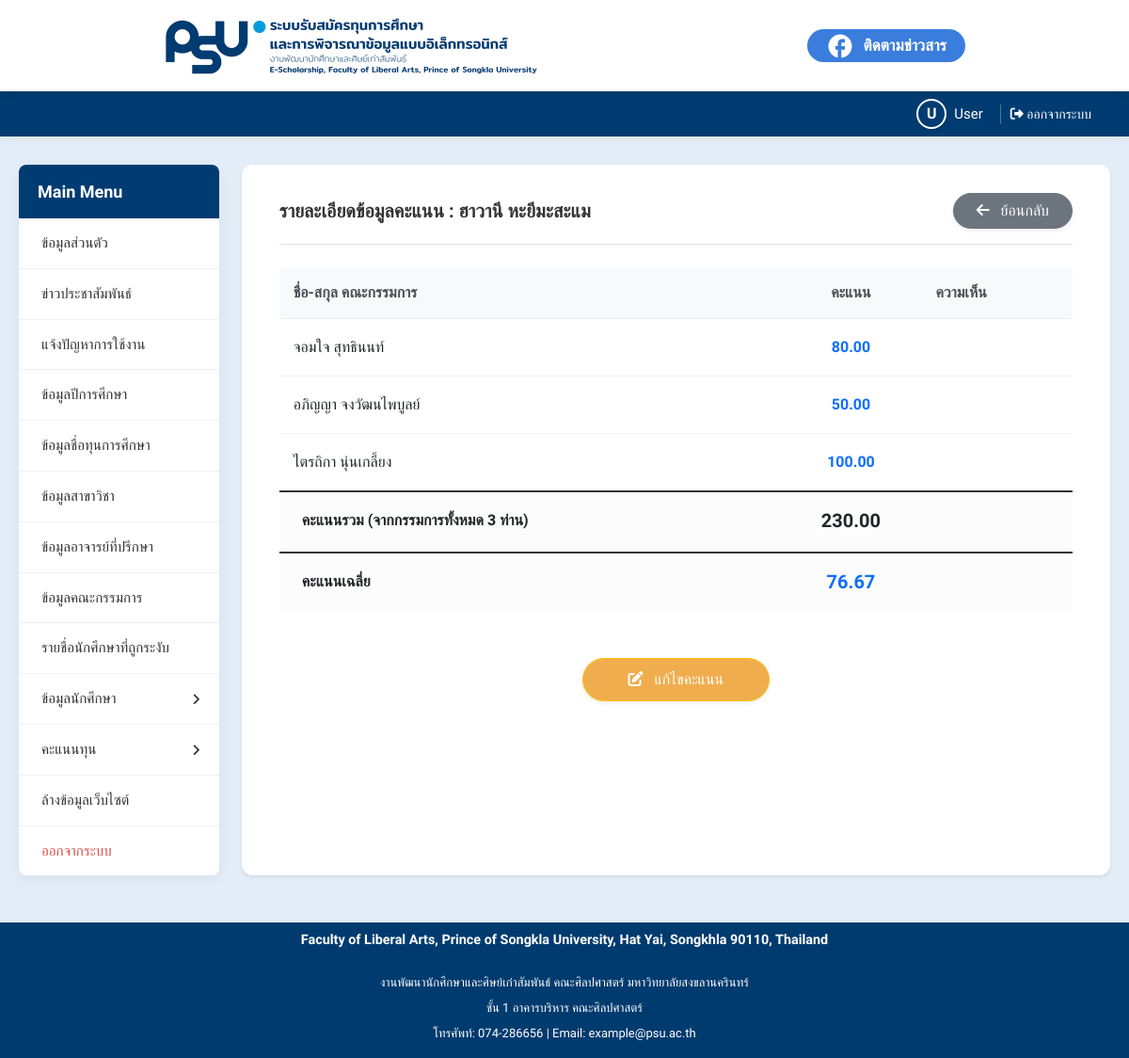
Page /admin/scores/view_score_details.php?id=30&type=1 on the committed database.
### tables this page shows
CREATE TABLE `tb_student` (
  `st_id` int(10) NOT NULL,
  `st_sex` int(2) NOT NULL,
  `st_firstname` varchar(200) NOT NULL,
  `st_lastname` varchar(200) NOT NULL,
  `st_score` varchar(100) NOT NULL,
  `st_code` char(100) NOT NULL,
  `st_program` int(10) NOT NULL,
  `st_email` varchar(100) NOT NULL,
  `st_image` varchar(200) NOT NULL,
  `st_pass` varchar(100) NOT NULL,
  `st_birthday` date NOT NULL,
  `st_age` int(2) NOT NULL,
  `st_address1` text NOT NULL,
  `st_address2` text NOT NULL,
  `st_tel1` char(100) NOT NULL,
  `st_tel2` char(100) NOT NULL,
  `st_family_status` varchar(250) NOT NULL,
  `st_borrow_money` varchar(255) NOT NULL,
  `st_received` varchar(255) NOT NULL,
  `st_job` varchar(255) NOT NULL,
  `st_current_job` varchar(255) NOT NULL,
  `st_peripeteia` varchar(200) NOT NULL,
  `st_solutions` varchar(255) NOT NULL,
  `st_history_bursary` varchar(255) NOT NULL,
  `st_note` text NOT NULL,
  `st_doc` varchar(100) NOT NULL,
  `st_doc1` char(100) NOT NULL,
  `st_doc2` char(100) NOT NULL,
  `id_teacher` int(10) NOT NULL,
  `st_date_regis` datetime NOT NULL,
  `st_date_send` datetime NOT NULL,
  `st_activate` int(2) NOT NULL,
  `st_confirm` int(2) NOT NULL,
  `md5_code` varchar(255) NOT NULL,
  `sum_score` int(10) NOT NULL,
  `st_average` float(7,2) NOT NULL,
  `st_type` int(2) NOT NULL,
  `st_father` text DEFAULT NULL,
  `st_mother` text DEFAULT NULL,
  `st_guardian` text DEFAULT NULL,
  `st_siblings` text DEFAULT NULL,
  `st_history_detail` text DEFAULT NULL
);

CREATE TABLE `tb_scores` (
  `sco_id` int(10) NOT NULL,
  `tc_id` int(10) NOT NULL,
  `scores` float NOT NULL,
  `sco_comment` text NOT NULL,
  `sco_date` datetime NOT NULL,
  `sco_status` int(2) NOT NULL,
  `st_id` int(10) NOT NULL
);

CREATE TABLE `tb_teacher` (
  `tc_id` int(10) NOT NULL,
  `tc_user` varchar(100) NOT NULL,
  `tc_pass` varchar(199) NOT NULL,
  `tc_name` varchar(255) NOT NULL,
  `tc_type` int(2) NOT NULL
);

### admin/scores/view_score_details.php (the view, shortened to what this page needs)
<?php
include '../../include/config.php';
$page_title = "รายละเอียดข้อมูลคะแนน";
$student_name = "ไม่พบข้อมูลนักศึกษา";
$scores_by_committee = [];
$total_score = 0;
$average_score = 0;
$committee_count = 0;
$student_id = isset($_GET['id']) ? (int)$_GET['id'] : 0;
$back_to_type = isset($_GET['type']) ? (int)$_GET['type'] : 1;
$limit = 10;
$page = isset($_GET['p']) ? (int)$_GET['p'] : 1;
$offset = ($page - 1) * $limit;
if ($student_id > 0) {
    $sql_student = "SELECT st_firstname, st_lastname FROM tb_student WHERE st_id = '$student_id'";
    $result_student = mysqli_query($connect1, $sql_student);
    if ($result_student && mysqli_num_rows($result_student) > 0) {
        $student_data = mysqli_fetch_assoc($result_student);
        $student_name = $student_data['st_firstname'] . ' ' . $student_data['st_lastname'];
    }
    $sql_scores = "SELECT s.sco_id, t.tc_name, s.scores, s.sco_comment
                   FROM tb_scores AS s
                   JOIN tb_teacher AS t ON s.tc_id = t.tc_id
                   WHERE s.st_id = '$student_id'
                   ORDER BY t.tc_name ASC
                   LIMIT $limit OFFSET $offset";
    $result_scores = mysqli_query($connect1, $sql_scores);
    if ($result_scores) {
        while ($row = mysqli_fetch_assoc($result_scores)) {
            $scores_by_committee[] = [
                'sco_id' => $row['sco_id'],
                'cm_name' => $row['tc_name'],
                'score' => $row['scores'],
                'comment' => $row['sco_comment']
            ];
        }
    }
    $sql_summary = "SELECT SUM(scores) as total, COUNT(sco_id) as cnt, AVG(scores) as average
                    FROM tb_scores WHERE st_id = '$student_id'";
    $res_summary = mysqli_query($connect1, $sql_summary);
    $summary = mysqli_fetch_assoc($res_summary);
    $total_score = $summary['total'] ?? 0;
    $committee_count = $summary['cnt'] ?? 0;
    $average_score = $summary['average'] ?? 0;
}
?>
<!DOCTYPE html>
<html lang="th">
<head>
    <link href="https://cdn.jsdelivr.net/npm/bootstrap@5.3.2/dist/css/bootstrap.min.css" rel="stylesheet">
    <link rel="stylesheet" href="../../assets/css/global2.css">
    <link rel="stylesheet" href="../../assets/css/layout.css">
    <link rel="stylesheet" href="../../assets/css/navigation.css">
    <link rel="stylesheet" href="../../assets/css/ui-elements.css">
    <link rel="stylesheet" href="../../assets/css/forms.css">
    <link rel="stylesheet" href="../../assets/css/tables.css">
    <link rel="stylesheet" href="../../assets/css/pages.css">
    <link rel="stylesheet" href="https://cdnjs.cloudflare.com/ajax/libs/font-awesome/6.5.1/css/all.min.css">
</head>
<body>
    <div class="sticky-header-wrapper">
        <?php include('../../include/navbar.php'); ?>
        <?php include('../../include/status_bar.php'); ?>
    </div>
    <div class="container-fluid dashboard-container">
        <div class="row g-4">
            <div class="col-12 col-sidebar-20">
                <?php include '../../include/sidebar.php'; ?>
            </div>
            <div class="col-12 col-main-80">
                <main class="main-content shadow-sm">
                    <div class="content-header mb-4 pb-3 border-bottom">
                        <h1 class="m-0 fw-bold" style="font-size: 20px; color: #333;">
                            <?php echo htmlspecialchars($page_title . ' : ' . $student_name); ?>
                        </h1>
                        <a href="scholarship_scores.php?type=<?php echo $back_to_type; ?>" class="btn btn-secondary rounded-pill px-4 shadow-sm">
                            <i class="fa-solid fa-arrow-left me-2"></i> ย้อนกลับ
                        </a>
                    </div>
                    <form action="" method="POST" id="form-scores">
                        <div class="table-responsive">
                            <table class="data-table">
                                <thead>
                                    <tr>
                                        <th>ชื่อ-สกุล คณะกรรมการ</th>
                                        <th class="text-center" style="width: 150px;">คะแนน</th>
                                        <th>ความเห็น</th>
                                    </tr>
                                </thead>
                                <tbody>
                                    <?php if (empty($scores_by_committee)): ?>
                                        <tr>
                                            <td colspan="3" class="text-center py-5 text-muted fw-medium">
                                                <?php echo ($student_id == 0) ? 'กรุณาระบุ ID ของนักศึกษา' : 'ไม่พบข้อมูลคะแนนจากกรรมการ'; ?>
                                            </td>
                                        </tr>
                                    <?php else: ?>
                                        <?php foreach ($scores_by_committee as $score): ?>
                                            <tr>
                                                <td class="fw-medium"><?php echo htmlspecialchars($score['cm_name']); ?></td>
                                                <td class="text-center">
                                                    <span class="score-text fw-bold text-primary"><?php echo htmlspecialchars(number_format($score['score'], 2)); ?></span>
                                                </td>
                                                <td class="text-muted small"><?php echo nl2br(htmlspecialchars($score['comment'])); ?></td>
                                            </tr>
                                        <?php endforeach; ?>
                                    <?php endif; ?>
                                </tbody>
                                <?php if (!empty($scores_by_committee)): ?>
                                    <tfoot>
                                        <tr class="summary-row">
                                            <td class="ps-4">คะแนนรวม (จากกรรมการทั้งหมด <?php echo $committee_count; ?> ท่าน)</td>
                                            <td class="text-center fw-bold fs-5"><?php echo htmlspecialchars(number_format($total_score, 2)); ?></td>
                                            <td></td>
                                        </tr>
                                        <tr class="summary-row">
                                            <td class="ps-4">คะแนนเฉลี่ย</td>
                                            <td class="text-center fw-bold fs-5 text-primary"><?php echo htmlspecialchars(number_format($average_score, 2)); ?></td>
                                            <td></td>
                                        </tr>
                                    </tfoot>
                                <?php endif; ?>
                            </table>
                        </div>
                        <div class="action-footer-center mt-5">
                            <?php if (!empty($scores_by_committee)): ?>
                                <button type="button" id="btn-edit-all" class="btn btn-warning btn-mode-orange px-5 shadow-sm" onclick="toggleEditMode(true)">
                                    <i class="fas fa-edit me-2"></i> แก้ไขคะแนน
                                </button>
                            <?php endif; ?>
                        </div>
                    </form>
                </main>
            </div>
        </div>
    </div>
    <?php include '../../include/footer.php'; ?>
</body>
</html>

### assets/css/global2.css (style rules this page uses)
:root { --primary-blue: #3b7ddd; --dark-blue: #123985; --bg-light: #e3edf7; --disabled-gray: #e9ecef; --footer-dark-blue: #003b6f; --facebook-blue: #1877F2; --facebook-blue-hover: #166FE5; }
body, html { margin: 0; padding: 0; font-family: 'Prompt', sans-serif; background-color: var(--bg-light); }

### assets/css/layout.css (style rules this page uses)
.dashboard-container { max-width: 1400px; margin: 30px auto; padding: 0 20px; }
.main-content { background-color: #ffffff; padding: 30px 40px; box-shadow: 0 4px 15px rgba(0, 0, 0, 0.08); border-radius: 12px; height: 100%; min-height: 500px; }
.sticky-header-wrapper { position: sticky; top: 0; z-index: 1100; width: 100%; background-color: #fff; box-shadow: 0 2px 10px rgba(0,0,0,0.05); }
@media (min-width: 992px) { .col-sidebar-20 { flex: 0 0 20% !important; width: 20% !important; } }
@media (min-width: 992px) { .col-main-80 { flex: 0 0 80% !important; width: 80% !important; } }
.content-header { display: flex; justify-content: space-between; align-items: center; font-size: 22px; font-weight: 700; color: #333; padding-bottom: 15px; margin-bottom: 25px; border-bottom: 2px solid #e9ecef; }
.col-sidebar-20 { flex: 0 0 20%; width: 20%; }
.col-main-80 { flex: 0 0 80%; width: 80%; }

### assets/css/ui-elements.css (style rules this page uses)
.action-footer-center { text-align: center; margin-top: 35px; display: flex; justify-content: center; gap: 15px; }
.btn-mode-orange { background-color: #f0ad4e !important; color: white !important; border-radius: 35px; padding: 10px 30px; }

### assets/css/tables.css (style rules this page uses)
.data-table { width: 100%; border-collapse: collapse; }
.data-table thead th { background-color: #f8f9fa; padding: 15px; font-weight: 600; color: #495057; border-bottom: 1px solid #eee; }
.data-table td { padding: 18px 15px; border-bottom: 1px solid #f0f0f0; vertical-align: middle; }
.data-table tfoot td { font-weight: bold; padding-top: 15px; border-bottom: none; }
.summary-row td { font-weight: bold; border-top: 2px solid #333 !important; background-color: #fcfcfc; }

### include/sidebar.php (style rules this page uses)
:root { --primary-blue: #003c71; --light-blue: #eef2ff; --border-color: #f0f0f0; }

### rows in the picture
tb_student: st_firstname+st_lastname "รายละเอียดข้อมูลคะแนน : ฮาวานี หะยีมะสะแม"
tb_scores: tc.tc_name "จอมใจ สุทธินนท์", scores "80.00"
tb_scores: tc.tc_name "อภิญญา จงวัฒนไพบูลย์", scores "50.00"
tb_scores: tc.tc_name "ไตรถิกา นุ่นเกลี้ยง", scores "100.00"

### other values in the picture
$first_char "U"
$display_name "User"
$committee_count "3"
$total_score "230.00"
$average_score "76.67"
